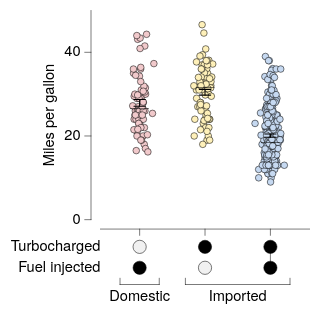

Source (Vega-Lite JSON):
### Vega-Lite specification from a JSON file in a GitHub repository (floating-point values rounded to 4 significant figures; data arrays with more than 128 entries replaced by an {"elided": "..."} marker saying what was removed)
{"background": null, "config": {"arc": {"fill": "#DBDBDB", "fillOpacity": 1.0, "innerRadius": 25.0, "padAngle": 0.03, "stroke": "black", "strokeOpacity": 1, "strokeWidth": 0.25}, "area": {"fill": "#DBDBDB", "fillOpacity": 1.0, "stroke": "black", "strokeOpacity": 1, "strokeWidth": 0.25}, "axis": {"domain": true, "domainCap": "round", "domainColor": "black", "domainWidth": 0.25, "grid": false, "gridCap": "round", "gridColor": "#F1F1F1", "gridDash": [0, 0], "gridOpacity": 1.0, "gridWidth": 0.25, "labelColor": "black", "labelFont": "HelveticaNeue", "labelFontSize": 7, "labelFontStyle": "normal", "labelFontWeight": 400, "offset": 4.5, "ticks": true, "tickCap": "round", "tickColor": "black", "tickRound": false, "tickSize": 3, "tickWidth": 0.25, "titleColor": "black", "titleFont": "HelveticaNeue", "titleFontSize": 7, "titleFontStyle": "normal", "titleFontWeight": 400}, "axisX": {"domain": true, "labelAlign": "center", "labelAngle": 0, "labels": true, "ticks": true, "translate": 0}, "axisY": {"domain": true, "labelAlign": "right", "labelAngle": 0, "labels": true, "ticks": true, "translate": 0}, "axisRight": {"domain": true, "labelAlign": "left", "labelAngle": 0, "labels": true, "ticks": true, "translate": 0}, "axisTop": {"domain": true, "labelAlign": "center", "labelAngle": 0, "labels": true, "ticks": true, "translate": 0}, "axisBand": {"tickOffset": 0}, "bar": {"fill": "#DBDBDB", "fillOpacity": 1.0, "stroke": "black", "strokeOpacity": 1, "strokeWidth": 0.25}, "boxplot": {"size": 9.0, "ticks": {"cornerRadius": 0.25, "fill": "black", "size": 4.5, "thickness": 0.25}, "box": {"fillOpacity": 1.0, "stroke": "black", "strokeOpacity": 1, "strokeWidth": 0.25}, "median": {"fill": "black", "fillOpacity": 1.0, "size": 9.0, "thickness": 0.25}, "rule": {"fill": "black", "fillOpacity": 1.0, "size": 10.0, "stroke": "black", "strokeDash": [0, 0], "strokeOpacity": 1, "strokeWidth": 0.25}, "outliers": {"color": "black", "fill": "black", "fillOpacity": 1.0, "size": 0, "stroke": "black", "strokeOpacity": 1, "strokeWidth": 0.25}}, "circle": {"fill": "black", "fillOpacity": 1.0, "size": 0.5, "stroke": null, "strokeOpacity": 1, "strokeWidth": 0.25}, "errorband": {"band": {"fillOpacity": 0.6, "stroke": null, "strokeWidth": 0.25, "strokeOpacity": 1}, "borders": {"opacity": 0, "strokeOpacity": 0.25, "strokeWidth": 1}}, "errorbar": {"opacity": 1, "rule": {"strokeDash": [0, 0], "strokeWidth": 0.5}, "ticks": {"color": "black", "cornerRadius": 0.25, "opacity": 1, "size": 6.0, "thickness": 0.5}, "thickness": 0.5}, "font": "HelveticaNeue", "geoshape": {"fill": "#DBDBDB", "fillOpacity": 1.0, "stroke": "black", "strokeOpacity": 1, "strokeWidth": 0.25}, "header": {"labelColor": "black", "labelFont": "HelveticaNeue", "labelFontSize": 7, "labelFontStyle": "normal", "labelFontWeight": 400, "titleColor": "black", "titleFont": "HelveticaNeue", "titleFontSize": 7, "titleFontStyle": "normal", "titleFontWeight": 400, "titlePadding": 0}, "legend": {"disable": false, "offset": 4.5, "gradientLength": 50.0, "gradientThickness": 5.0, "gradientOpacity": 1.0, "gradientStrokeColor": "black", "gradientStrokeWidth": 0.25, "labelColor": "black", "labelFont": "HelveticaNeue", "labelFontSize": 7, "labelFontStyle": "normal", "labelFontWeight": 400, "strokeColor": "black", "strokeWidth": 0, "symbolSize": 42, "symbolStrokeColor": "black", "symbolStrokeWidth": 0.25, "titleColor": "black", "titleFont": "HelveticaNeue", "titleFontSize": 7, "titleFontStyle": "normal", "titleFontWeight": 400}, "line": {"color": "black", "stroke": "black", "strokeCap": "round", "strokeDash": [0, 0], "strokeOpacity": 1, "strokeWidth": 0.375}, "point": {"filled": true, "fill": "#DBDBDB", "fillOpacity": 1.0, "size": 5.0, "stroke": "black", "strokeOpacity": 1, "strokeWidth": 0.25}, "range": {"category": ["#C6D9F1", "#F1C9CB", "#FEF0B9", "#CEE37A", "#7AA8E0", "#E589A3", "#FDDD5D", "#68B961", "#4177B1", "#C35082", "#E5C227", "#438156"], "diverging": {"scheme": ["#C35082", "#CE6D94", "#D989A7", "#E2A4BA", "#EABFCE", "#F1DBE2", "#F6F6F6", "#D7E0EB", "#B9CBE0", "#9BB6D5", "#7DA1C9", "#5F8CBD", "#4177B1"]}, "heatmap": {"scheme": ["#DFE9F7", "#C6D9F1", "#ADC8EC", "#94B8E6", "#7AA8E0", "#6097DA", "#4D87CA", "#4177B1", "#386898", "#2F597F", "#264A69", "#1D3A58"]}, "ordinal": {"scheme": ["#F1F1F1", "#DBDBDB", "#C6C6C6", "#B2B2B2", "#9D9D9D", "#898989", "#767676", "#636363", "#515151", "#404040", "#2F2F2F", "#1F1F1F"]}, "ramp": {"scheme": ["#DFE9F7", "#C6D9F1", "#ADC8EC", "#94B8E6", "#7AA8E0", "#6097DA", "#4D87CA", "#4177B1", "#386898", "#2F597F", "#264A69", "#1D3A58"]}}, "rule": {"color": "black", "stroke": "black", "strokeCap": "round", "strokeDash": [2, 2], "strokeOpacity": 1, "strokeWidth": 0.25}, "scale": {"bandPaddingInner": 0.1, "bandPaddingOuter": 0.1, "round": false}, "rect": {"fill": "#DBDBDB", "fillOpacity": 1.0, "stroke": "black", "strokeOpacity": 1, "strokeWidth": 0.25}, "square": {"fill": "#DBDBDB", "fillOpacity": 1.0, "size": 10.0, "stroke": "black", "strokeOpacity": 1, "strokeWidth": 0.25}, "text": {"color": "black", "font": "HelveticaNeue", "fontSize": 7, "fontStyle": "normal", "fontWeight": 400}, "title": {"anchor": "middle", "frame": "group", "color": "black", "font": "HelveticaNeue", "fontSize": 7, "fontStyle": "normal", "fontWeight": 400, "subtitleColor": "black", "subtitleFont": "HelveticaNeue", "subtitleFontSize": "HelveticaNeue", "subtitleFontStyle": "normal", "subtitleFontWeight": 400}, "view": {"continuousWidth": 100, "continuousHeight": 100, "discreteWidth": 100, "discreteHeight": 100, "fill": null, "stroke": null, "strokeWidth": 0.25}}, "vconcat": [{"layer": [{"data": {"name": "data-5a85ede2053d4aec77293cfb476ae07b"}, "mark": {"type": "circle", "opacity": 1.0, "size": 10.0, "stroke": "black", "strokeOpacity": 1, "strokeWidth": 0.25}, "encoding": {"color": {"field": "Origin", "legend": null, "sort": ["USA", "Europe", "Japan"], "title": null, "type": "nominal"}, "x": {"axis": {"labels": false, "title": null}, "field": "Origin", "sort": ["USA", "Europe", "Japan"], "title": "Origin", "type": "nominal"}, "xOffset": {"field": "jitter_x", "scale": {"domain": [-7.33, 7.33], "range": [5.17, 19.83]}, "type": "quantitative"}, "y": {"field": "Miles_per_Gallon", "title": "Miles per gallon", "type": "quantitative"}}}, {"data": {"name": "data-64e7897fd8423deef5c97d660b6d3367"}, "mark": {"type": "errorbar"}, "encoding": {"x": {"axis": {"labels": false, "title": null}, "field": "Origin", "sort": ["USA", "Europe", "Japan"], "title": "Origin", "type": "nominal"}, "y": {"field": "__mean", "title": "Miles per gallon", "type": "quantitative"}, "yError": {"field": "__error"}}}, {"data": {"name": "data-5a85ede2053d4aec77293cfb476ae07b"}, "mark": {"type": "boxplot", "box": {"fillOpacity": 0, "strokeOpacity": 0}, "outliers": {"opacity": 0}, "rule": {"strokeOpacity": 0}, "ticks": false}, "encoding": {"x": {"axis": {"labels": false, "title": null}, "field": "Origin", "sort": ["USA", "Europe", "Japan"], "title": "Origin", "type": "nominal"}, "y": {"field": "Miles_per_Gallon", "title": "Miles per gallon", "type": "quantitative"}}}]}, {"layer": [{"data": {"name": "data-e9ffcdc4fcc95feede33106e6d54f958"}, "mark": {"type": "text", "align": "right", "baseline": "middle", "fontSize": 7}, "encoding": {"text": {"field": "__label", "type": "nominal"}, "x": {"value": 0}, "y": {"axis": {"domain": false, "grid": false, "labels": false, "ticks": false, "title": null}, "bandPosition": 0.5, "field": "__label", "scale": {"domain": ["Turbocharged", "Fuel injected"], "range": [0, 20]}, "sort": ["Turbocharged", "Fuel injected"], "type": "nominal"}}}, {"data": {"name": "data-855c1be87197a0061c85a625701bdfa1"}, "mark": {"type": "line", "strokeDash": [0, 0], "strokeWidth": 0.25}, "encoding": {"detail": {"field": "__line_id", "type": "nominal"}, "x": {"axis": {"domain": false, "grid": false, "labels": false, "ticks": false, "title": null}, "field": "__category", "sort": ["USA", "Europe", "Japan"], "type": "nominal"}, "y": {"axis": {"domain": false, "grid": false, "labels": false, "ticks": false, "title": null}, "bandPosition": 0.5, "field": "__label", "scale": {"domain": ["Turbocharged", "Fuel injected"], "range": [0, 20]}, "sort": ["Turbocharged", "Fuel injected"], "type": "nominal"}}}, {"data": {"name": "data-fde25d87044d2be5ff764ab921614913"}, "mark": {"type": "point", "dy": -0.7, "fill": "#F1F1F1", "filled": true, "shape": "circle", "size": 40.0, "strokeWidth": 0.25}, "encoding": {"x": {"axis": {"domain": false, "grid": false, "labels": false, "ticks": false, "title": null}, "field": "__category", "sort": ["USA", "Europe", "Japan"], "type": "nominal"}, "y": {"axis": {"domain": false, "grid": false, "labels": false, "ticks": false, "title": null}, "bandPosition": 0.5, "field": "__label", "scale": {"domain": ["Turbocharged", "Fuel injected"], "range": [0, 20]}, "sort": ["Turbocharged", "Fuel injected"], "type": "nominal"}}}, {"data": {"name": "data-c07417c9758f9ee1232814ed56e56a94"}, "mark": {"type": "point", "color": "black", "dy": -0.7, "filled": true, "shape": "circle", "size": 40.0, "strokeWidth": 0.25}, "encoding": {"x": {"axis": {"domain": false, "grid": false, "labels": false, "ticks": false, "title": null}, "field": "__category", "sort": ["USA", "Europe", "Japan"], "type": "nominal"}, "y": {"axis": {"domain": false, "grid": false, "labels": false, "ticks": false, "title": null}, "bandPosition": 0.5, "field": "__label", "scale": {"domain": ["Turbocharged", "Fuel injected"], "range": [0, 20]}, "sort": ["Turbocharged", "Fuel injected"], "type": "nominal"}}}, {"data": {"values": [{"__dysonsphere__": 1}]}, "mark": {"type": "rule", "color": "black", "strokeDash": [0, 0], "strokeWidth": 0.25}, "encoding": {"x": {"value": 9.375}, "x2": {"value": 28.12}, "y": {"value": 23.0}}}, {"data": {"values": [{"__dysonsphere__": 1}]}, "mark": {"type": "rule", "color": "black", "strokeDash": [0, 0], "strokeWidth": 0.25}, "encoding": {"x": {"value": 9.375}, "y": {"value": 20.0}, "y2": {"value": 23.0}}}, {"data": {"values": [{"__dysonsphere__": 1}]}, "mark": {"type": "rule", "color": "black", "strokeDash": [0, 0], "strokeWidth": 0.25}, "encoding": {"x": {"value": 28.12}, "y": {"value": 20.0}, "y2": {"value": 23.0}}}, {"data": {"name": "data-cbea65e2861bce3c263613efd1b8a039"}, "mark": {"type": "text", "align": "center", "baseline": "top", "color": "black", "fontSize": 7}, "encoding": {"text": {"field": "__slabel", "type": "nominal"}, "x": {"value": 18.75}, "y": {"value": 25.0}}}, {"data": {"values": [{"__dysonsphere__": 1}]}, "mark": {"type": "rule", "color": "black", "strokeDash": [0, 0], "strokeWidth": 0.25}, "encoding": {"x": {"value": 40.62}, "x2": {"value": 90.62}, "y": {"value": 23.0}}}, {"data": {"values": [{"__dysonsphere__": 1}]}, "mark": {"type": "rule", "color": "black", "strokeDash": [0, 0], "strokeWidth": 0.25}, "encoding": {"x": {"value": 40.62}, "y": {"value": 20.0}, "y2": {"value": 23.0}}}, {"data": {"values": [{"__dysonsphere__": 1}]}, "mark": {"type": "rule", "color": "black", "strokeDash": [0, 0], "strokeWidth": 0.25}, "encoding": {"x": {"value": 90.62}, "y": {"value": 20.0}, "y2": {"value": 23.0}}}, {"data": {"name": "data-8ffed4688d1cea6faf2d4c83dc30674f"}, "mark": {"type": "text", "align": "center", "baseline": "top", "color": "black", "fontSize": 7}, "encoding": {"text": {"field": "__slabel", "type": "nominal"}, "x": {"value": 65.62}, "y": {"value": 25.0}}}], "height": 34.0, "view": {"fill": null, "stroke": null}, "width": 100}], "resolve": {"scale": {"x": "shared"}}, "spacing": 0, "$schema": "https://vega.github.io/schema/vega-lite/v6.4.1.json", "datasets": {"data-5a85ede2053d4aec77293cfb476ae07b": {"elided": "398 records"}, "data-64e7897fd8423deef5c97d660b6d3367": [{"Origin": "USA", "__mean": 20.08, "__error": 0.4058, "__dysonsphere__": 1}, {"Origin": "Japan", "__mean": 30.45, "__error": 0.6852, "__dysonsphere__": 1}, {"Origin": "Europe", "__mean": 27.89, "__error": 0.8037, "__dysonsphere__": 1}], "data-e9ffcdc4fcc95feede33106e6d54f958": [{"__label": "Turbocharged", "__dysonsphere__": 1}, {"__label": "Fuel injected", "__dysonsphere__": 1}], "data-855c1be87197a0061c85a625701bdfa1": [{"__category": "USA", "__label": "Turbocharged", "__line_id": "USA_0_1", "__dysonsphere__": 1}, {"__category": "USA", "__label": "Fuel injected", "__line_id": "USA_0_1", "__dysonsphere__": 1}], "data-fde25d87044d2be5ff764ab921614913": [{"__label": "Turbocharged", "__category": "Europe", "__value": "−", "__dysonsphere__": 1}, {"__label": "Fuel injected", "__category": "Japan", "__value": "−", "__dysonsphere__": 1}], "data-c07417c9758f9ee1232814ed56e56a94": [{"__label": "Turbocharged", "__category": "USA", "__value": "+", "__dysonsphere__": 1}, {"__label": "Turbocharged", "__category": "Japan", "__value": "+", "__dysonsphere__": 1}, {"__label": "Fuel injected", "__category": "USA", "__value": "+", "__dysonsphere__": 1}, {"__label": "Fuel injected", "__category": "Europe", "__value": "+", "__dysonsphere__": 1}], "data-cbea65e2861bce3c263613efd1b8a039": [{"__slabel": "Domestic", "__dysonsphere__": 1}], "data-8ffed4688d1cea6faf2d4c83dc30674f": [{"__slabel": "Imported", "__dysonsphere__": 1}]}}
